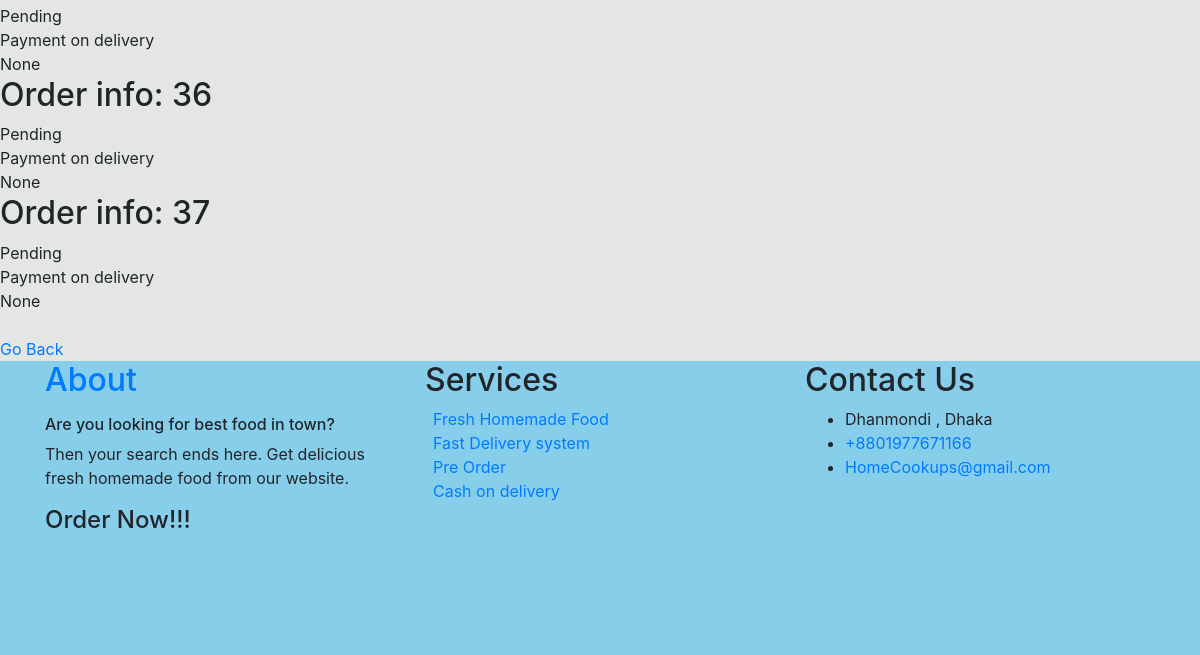
Page /Order/ (lower part) on the earlier database version.
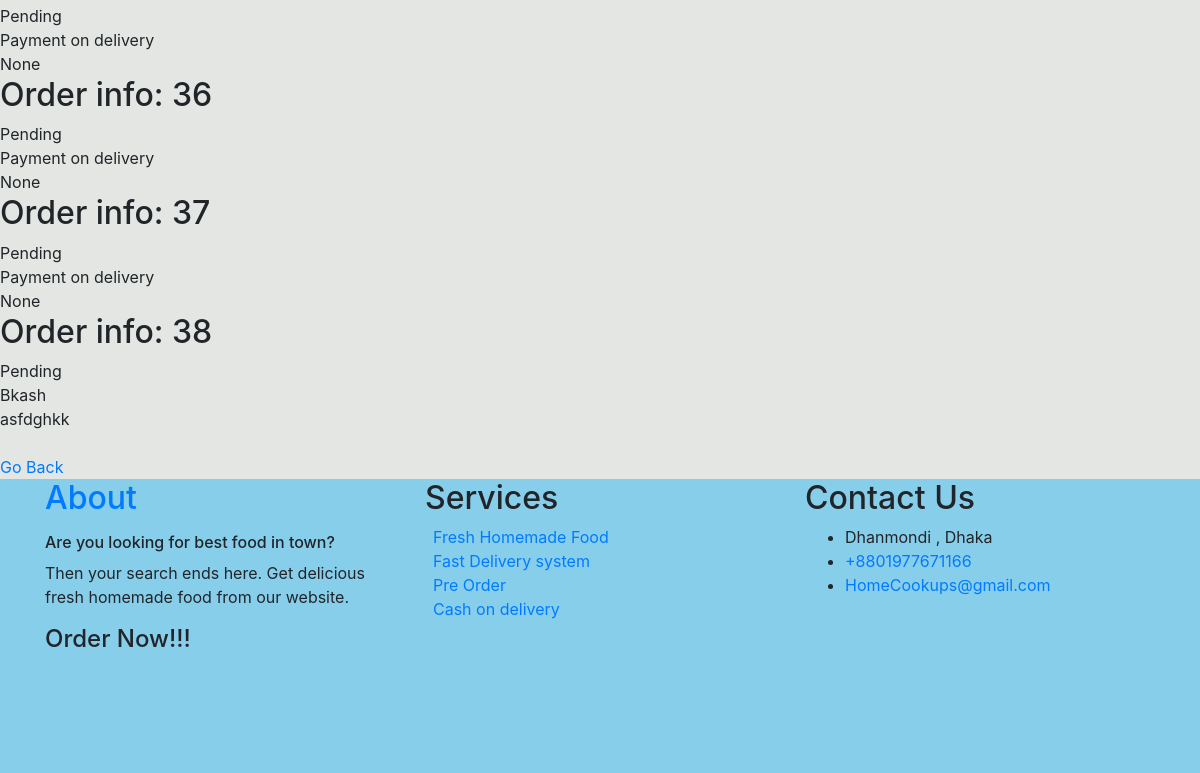
Same page on the later database version.
### OrderManagement/models.py (models this page shows, shortened)
class Order(models.Model):
    STATUS_CHOICES = (
        ('Pending', 'Pending'),
        ('Approved', 'Approved'),
        ('Delivering', 'Delivering'),
        ('Completed', 'Completed')
    )
    status = models.CharField(max_length=30, choices=STATUS_CHOICES, default='Pending')
    PAYMENT_CHOICES = (
        ('Bkash', 'Bkash'),
        ('Rocket', 'Rocket'),
        ('Payment on delivery', 'Payment on delivery')
    )
    payment_options = models.CharField(max_length=50, choices=PAYMENT_CHOICES, default='Payment on delivery')
    is_paid = models.BooleanField(default=False)
    transaction_id = models.CharField(max_length=30, null=True, blank=True)
    food = models.ForeignKey(Food, on_delete=models.CASCADE, default=1)
    user = models.ForeignKey(User, on_delete=models.CASCADE, default=1)

### OrderManagement/views.py (the view)
# urls.py: path('Order/', order_views.showOrders, name='Order'),
def showOrders(request):
    orderList = Order.objects.all()
    context = {
        'Order': orderList
    }
    return render(request, 'OrderManagement/OrderList.html', context)

### templates/OrderManagement/OrderList.html
{% extends 'merchant_base.html' %}
{% block content %}
    {% for o in Order %}
        <h2>Order info:  {{ o.id }} </h2>
        {{ o.status}} <br>
        {{ o.payment_options}} <br>
        {{ o.transaction_id}} <br>
    {% endfor %}
{% endblock content %}

Differences in the rows shown:
added Order: id "38", status "Pending", payment_options "Bkash", transaction_id "asfdghkk"
